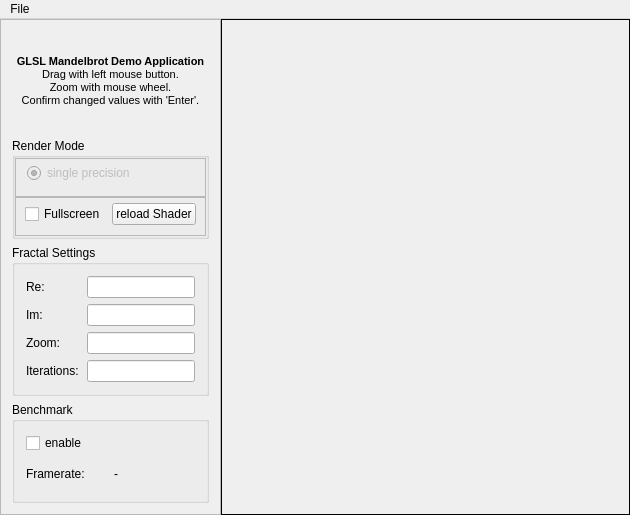
<?xml version="1.0" encoding="UTF-8"?>
<ui version="4.0">
 <class>MainWindow</class>
 <widget class="QMainWindow" name="MainWindow">
  <property name="geometry">
   <rect>
    <x>0</x>
    <y>0</y>
    <width>630</width>
    <height>515</height>
   </rect>
  </property>
  <property name="windowTitle">
   <string>GLSL Mandelbot Demo</string>
  </property>
  <property name="locale">
   <locale language="English" country="UnitedStates"/>
  </property>
  <widget class="QWidget" name="centralWidget">
   <layout class="QHBoxLayout" name="horizontalLayout">
    <property name="spacing">
     <number>0</number>
    </property>
    <property name="margin">
     <number>0</number>
    </property>
    <item>
     <widget class="QFrame" name="sidebar">
      <property name="frameShape">
       <enum>QFrame::StyledPanel</enum>
      </property>
      <property name="frameShadow">
       <enum>QFrame::Raised</enum>
      </property>
      <layout class="QVBoxLayout" name="verticalLayout">
       <item>
        <widget class="QLabel" name="label_5">
         <property name="text">
          <string>&lt;!DOCTYPE HTML PUBLIC &quot;-//W3C//DTD HTML 4.0//EN&quot; &quot;http://www.w3.org/TR/REC-html40/strict.dtd&quot;&gt;
&lt;html&gt;&lt;head&gt;&lt;meta name=&quot;qrichtext&quot; content=&quot;1&quot; /&gt;&lt;style type=&quot;text/css&quot;&gt;
p, li { white-space: pre-wrap; }
&lt;/style&gt;&lt;/head&gt;&lt;body style=&quot; font-family:'MS Shell Dlg 2'; font-size:8.25pt; font-weight:400; font-style:normal;&quot;&gt;
&lt;p style=&quot; margin-top:0px; margin-bottom:0px; margin-left:0px; margin-right:0px; -qt-block-indent:0; text-indent:0px;&quot;&gt;&lt;span style=&quot; font-size:8pt; font-weight:600;&quot;&gt;GLSL Mandelbrot Demo Application&lt;/span&gt;&lt;/p&gt;
&lt;p style=&quot; margin-top:0px; margin-bottom:0px; margin-left:0px; margin-right:0px; -qt-block-indent:0; text-indent:0px;&quot;&gt;&lt;span style=&quot; font-size:8pt;&quot;&gt;Drag with left mouse button.&lt;/span&gt;&lt;/p&gt;
&lt;p style=&quot; margin-top:0px; margin-bottom:0px; margin-left:0px; margin-right:0px; -qt-block-indent:0; text-indent:0px;&quot;&gt;&lt;span style=&quot; font-size:8pt;&quot;&gt;Zoom with mouse wheel.&lt;/span&gt;&lt;/p&gt;
&lt;p style=&quot; margin-top:0px; margin-bottom:0px; margin-left:0px; margin-right:0px; -qt-block-indent:0; text-indent:0px;&quot;&gt;&lt;span style=&quot; font-size:8pt;&quot;&gt;Confirm changed values with 'Enter'.&lt;/span&gt;&lt;/p&gt;&lt;/body&gt;&lt;/html&gt;</string>
         </property>
         <property name="alignment">
          <set>Qt::AlignCenter</set>
         </property>
         <property name="wordWrap">
          <bool>true</bool>
         </property>
        </widget>
       </item>
       <item>
        <widget class="QGroupBox" name="groupBox">
         <property name="title">
          <string>Render Mode</string>
         </property>
         <layout class="QVBoxLayout" name="verticalLayout_2">
          <property name="spacing">
           <number>0</number>
          </property>
          <property name="margin">
           <number>0</number>
          </property>
          <item>
           <widget class="QFrame" name="frame">
            <property name="frameShape">
             <enum>QFrame::StyledPanel</enum>
            </property>
            <property name="frameShadow">
             <enum>QFrame::Raised</enum>
            </property>
            <layout class="QVBoxLayout" name="verticalLayout_3">
             <property name="spacing">
              <number>4</number>
             </property>
             <property name="topMargin">
              <number>0</number>
             </property>
             <property name="rightMargin">
              <number>0</number>
             </property>
             <property name="bottomMargin">
              <number>9</number>
             </property>
             <item>
              <widget class="QRadioButton" name="rbtn_float">
               <property name="enabled">
                <bool>false</bool>
               </property>
               <property name="toolTip">
                <string>Use single precision (float32) for fractal rendering.</string>
               </property>
               <property name="text">
                <string>single precision</string>
               </property>
               <property name="checked">
                <bool>true</bool>
               </property>
              </widget>
             </item>
            </layout>
           </widget>
          </item>
          <item>
           <widget class="QFrame" name="frame_2">
            <property name="frameShape">
             <enum>QFrame::StyledPanel</enum>
            </property>
            <property name="frameShadow">
             <enum>QFrame::Raised</enum>
            </property>
            <layout class="QGridLayout" name="gridLayout_3">
             <property name="leftMargin">
              <number>9</number>
             </property>
             <property name="topMargin">
              <number>0</number>
             </property>
             <property name="rightMargin">
              <number>9</number>
             </property>
             <property name="bottomMargin">
              <number>4</number>
             </property>
             <item row="0" column="0">
              <widget class="QCheckBox" name="check_fullscreen">
               <property name="text">
                <string>Fullscreen</string>
               </property>
              </widget>
             </item>
             <item row="0" column="1">
              <widget class="QPushButton" name="btn_reloadshader">
               <property name="text">
                <string>reload Shader</string>
               </property>
              </widget>
             </item>
            </layout>
           </widget>
          </item>
         </layout>
        </widget>
       </item>
       <item>
        <widget class="QGroupBox" name="groupBox_2">
         <property name="title">
          <string>Fractal Settings</string>
         </property>
         <layout class="QGridLayout" name="gridLayout">
          <item row="0" column="0">
           <widget class="QLabel" name="label">
            <property name="text">
             <string>Re:</string>
            </property>
           </widget>
          </item>
          <item row="2" column="0">
           <widget class="QLabel" name="label_3">
            <property name="text">
             <string>Im:</string>
            </property>
           </widget>
          </item>
          <item row="0" column="1">
           <widget class="QLineEdit" name="edit_re">
            <property name="sizePolicy">
             <sizepolicy hsizetype="Minimum" vsizetype="Fixed">
              <horstretch>0</horstretch>
              <verstretch>0</verstretch>
             </sizepolicy>
            </property>
           </widget>
          </item>
          <item row="2" column="1">
           <widget class="QLineEdit" name="edit_im">
            <property name="sizePolicy">
             <sizepolicy hsizetype="Minimum" vsizetype="Fixed">
              <horstretch>0</horstretch>
              <verstretch>0</verstretch>
             </sizepolicy>
            </property>
           </widget>
          </item>
          <item row="3" column="0">
           <widget class="QLabel" name="label_4">
            <property name="text">
             <string>Zoom:</string>
            </property>
           </widget>
          </item>
          <item row="3" column="1">
           <widget class="QLineEdit" name="edit_zoom">
            <property name="sizePolicy">
             <sizepolicy hsizetype="Minimum" vsizetype="Fixed">
              <horstretch>0</horstretch>
              <verstretch>0</verstretch>
             </sizepolicy>
            </property>
           </widget>
          </item>
          <item row="4" column="0">
           <widget class="QLabel" name="label_6">
            <property name="text">
             <string>Iterations:</string>
            </property>
           </widget>
          </item>
          <item row="4" column="1">
           <widget class="QLineEdit" name="edit_iterations">
            <property name="sizePolicy">
             <sizepolicy hsizetype="Minimum" vsizetype="Fixed">
              <horstretch>0</horstretch>
              <verstretch>0</verstretch>
             </sizepolicy>
            </property>
           </widget>
          </item>
         </layout>
        </widget>
       </item>
       <item>
        <widget class="QGroupBox" name="groupBox_3">
         <property name="title">
          <string>Benchmark</string>
         </property>
         <layout class="QGridLayout" name="gridLayout_2">
          <item row="0" column="0">
           <widget class="QCheckBox" name="check_Benchmark">
            <property name="sizePolicy">
             <sizepolicy hsizetype="Preferred" vsizetype="Fixed">
              <horstretch>0</horstretch>
              <verstretch>0</verstretch>
             </sizepolicy>
            </property>
            <property name="toolTip">
             <string>WARNING: Benchmark mode might stress your GPU.</string>
            </property>
            <property name="text">
             <string>enable</string>
            </property>
           </widget>
          </item>
          <item row="1" column="0">
           <widget class="QLabel" name="label_2">
            <property name="sizePolicy">
             <sizepolicy hsizetype="Preferred" vsizetype="Preferred">
              <horstretch>0</horstretch>
              <verstretch>0</verstretch>
             </sizepolicy>
            </property>
            <property name="text">
             <string>Framerate:</string>
            </property>
           </widget>
          </item>
          <item row="1" column="1">
           <widget class="QLabel" name="lab_fps">
            <property name="sizePolicy">
             <sizepolicy hsizetype="Preferred" vsizetype="Preferred">
              <horstretch>0</horstretch>
              <verstretch>0</verstretch>
             </sizepolicy>
            </property>
            <property name="text">
             <string>-</string>
            </property>
           </widget>
          </item>
         </layout>
        </widget>
       </item>
      </layout>
     </widget>
    </item>
    <item>
     <widget class="QFrame" name="centralFrame">
      <property name="sizePolicy">
       <sizepolicy hsizetype="Expanding" vsizetype="Preferred">
        <horstretch>0</horstretch>
        <verstretch>0</verstretch>
       </sizepolicy>
      </property>
      <property name="frameShape">
       <enum>QFrame::Box</enum>
      </property>
      <property name="frameShadow">
       <enum>QFrame::Plain</enum>
      </property>
      <property name="lineWidth">
       <number>1</number>
      </property>
      <layout class="QHBoxLayout" name="horizontalLayout_2">
       <property name="spacing">
        <number>0</number>
       </property>
       <property name="margin">
        <number>0</number>
       </property>
       <item>
        <layout class="QGridLayout" name="GLContainer">
         <property name="spacing">
          <number>0</number>
         </property>
        </layout>
       </item>
      </layout>
     </widget>
    </item>
   </layout>
  </widget>
  <widget class="QMenuBar" name="menuBar">
   <property name="geometry">
    <rect>
     <x>0</x>
     <y>0</y>
     <width>630</width>
     <height>25</height>
    </rect>
   </property>
   <widget class="QMenu" name="menuFile">
    <property name="title">
     <string>File</string>
    </property>
    <addaction name="action_Open"/>
   </widget>
   <addaction name="menuFile"/>
  </widget>
  <action name="action_Open">
   <property name="text">
    <string>&amp;Open</string>
   </property>
  </action>
 </widget>
 <layoutdefault spacing="6" margin="11"/>
 <resources/>
 <connections/>
</ui>
